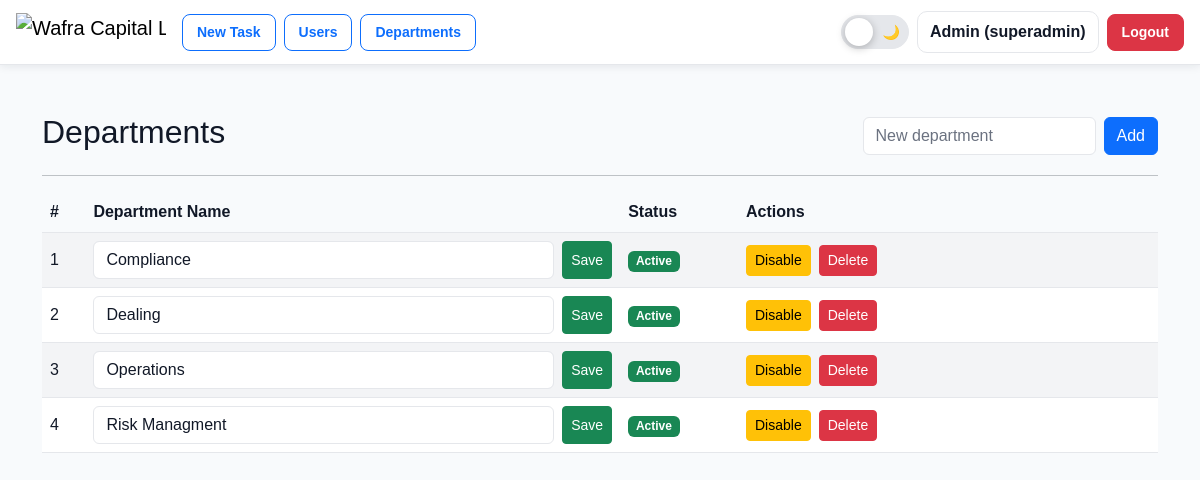
Screenshot of /departments (signed in) with the database file from the repository.
### app.py (models this page shows, shortened)
class User(UserMixin, db.Model):
    id = db.Column(db.Integer, primary_key=True)
    name = db.Column(db.String(120), nullable=False)
    email = db.Column(db.String(255), unique=True, nullable=False, index=True)
    password_hash = db.Column(db.String(255), nullable=False)
    role = db.Column(db.String(20), default="user")  # user, admin, superadmin
    is_active_user = db.Column(db.Boolean, default=True)
    department_id = db.Column(db.Integer, db.ForeignKey("department.id"), nullable=True)
    department = db.relationship("Department", backref="users")

class Department(db.Model):
    id = db.Column(db.Integer, primary_key=True)
    name = db.Column(db.String(120), unique=True, nullable=False)
    is_active = db.Column(db.Boolean, default=True)

### app.py (the view, shortened to what this page needs)
@app.route("/departments", methods=["GET", "POST"])
@login_required
def departments():
    require_superadmin()
    return render_template(
        "departments.html",
        departments=Department.query.order_by(Department.name).all()
    )

### app.py (called while the page is built)
@login_manager.user_loader
def load_user(user_id):
    return User.query.get(int(user_id))

def require_superadmin():
    if not current_user.is_authenticated or current_user.role != "superadmin":
        abort(403)

### templates/departments.html (shortened to what this page needs)
{% extends "base.html" %}
{% block content %}
<div class="container mt-4">
    <div class="d-flex justify-content-between align-items-center mb-3">
        <h2>Departments</h2>
        <form method="POST" action="{{ url_for('departments') }}" class="d-flex gap-2">
            <input
                type="text"
                name="name"
                class="form-control"
                placeholder="New department"
                required
            >
            <button type="submit" class="btn btn-primary">Add</button>
        </form>
    </div>
    <hr>
    <table class="table table-striped table-hover align-middle">
        <thead>
            <tr>
                <th>#</th>
                <th>Department Name</th>
                <th>Status</th>
                <th style="width: 420px;">Actions</th>
            </tr>
        </thead>
        <tbody>
            {% for dept in departments %}
            <tr>
                <td>{{ loop.index }}</td>
                <td>
                    <form method="POST" action="{{ url_for('edit_department', dept_id=dept.id) }}" class="d-flex gap-2">
                        <input
                            type="text"
                            name="name"
                            value="{{ dept.name }}"
                            class="form-control"
                            required
                        >
                        <button type="submit" class="btn btn-sm btn-success">
                            Save
                        </button>
                    </form>
                </td>
                <td>
                    {% if dept.is_active %}
                        <span class="badge bg-success">Active</span>
                    {% else %}
                        <span class="badge bg-secondary">Disabled</span>
                    {% endif %}
                </td>
                <td>
                    <div class="d-flex gap-2">
                        <form method="POST" action="{{ url_for('toggle_department', dept_id=dept.id) }}">
                            {% if dept.is_active %}
                                <button
                                    type="submit"
                                    class="btn btn-sm btn-warning"
                                    onclick="return confirm('Disable this department?')"
                                >
                                    Disable
                                </button>
                            {% endif %}
                        </form>
                        <form method="POST" action="{{ url_for('delete_department', dept_id=dept.id) }}">
                            <button
                                type="submit"
                                class="btn btn-sm btn-danger"
                                onclick="return confirm('Delete this department permanently? This will only work if no users or tasks are linked.')"
                            >
                                Delete
                            </button>
                        </form>
                    </div>
                </td>
            </tr>
            {% else %}
            <tr>
                <td colspan="4" class="text-center text-muted py-4">
                    No departments found.
                </td>
            </tr>
            {% endfor %}
        </tbody>
    </table>
</div>
{% endblock %}

### templates/base.html (shortened to what this page needs)
<!doctype html>
<html lang="en">
<head>
  <link href="https://cdn.jsdelivr.net/npm/bootstrap@5.3.3/dist/css/bootstrap.min.css" rel="stylesheet">
</head>
<body>
<nav class="navbar navbar-expand-lg top-navbar">
  <div class="container-fluid px-3">
    <a class="navbar-brand d-flex align-items-center" href="{{ url_for('index') }}">
      <img
        src="https://wafracapital.ae/testen2/wafracapital/assets/images/logo/logo1-nobg.svg"
        alt="Wafra Capital Logo"
        class="brand-logo"
      >
    </a>
    <div class="collapse navbar-collapse" id="nav">
      {% if current_user.is_authenticated %}
      <ul class="navbar-nav me-auto mb-2 mb-lg-0 align-items-lg-center">
        {% if current_user.role in ["admin", "superadmin"] %}
          <li class="nav-item">
            <a class="btn btn-outline-primary btn-sm nav-button" href="{{ url_for('task_new') }}">
              New Task
            </a>
          </li>
          <li class="nav-item">
            <a class="btn btn-outline-primary btn-sm nav-button" href="{{ url_for('users') }}">
              Users
            </a>
          </li>
        {% endif %}
        {% if current_user.role == "superadmin" %}
          <li class="nav-item">
            <a class="btn btn-outline-primary btn-sm nav-button" href="{{ url_for('departments') }}">
              Departments
            </a>
          </li>
        {% endif %}
      </ul>
      <div class="d-flex align-items-center gap-2">
        <label class="theme-switch" title="Toggle dark mode">
          <span class="theme-slider">
            <span class="theme-icon sun">☀️</span>
            <span class="theme-icon moon">🌙</span>
          </span>
        </label>
        <span class="navbar-text user-badge">
          {{ current_user.name }} ({{ current_user.role }})
        </span>
        <a class="btn btn-danger btn-sm logout-btn" href="{{ url_for('logout') }}">
          Logout
        </a>
      </div>
      {% endif %}
    </div>
  </div>
</nav>
<main class="container py-4">
  {% block content %}{% endblock %}
</main>
</body>
</html>

### templates/base.html (style rules this page uses)
:root { --app-bg: #f8fafc; --app-text: #111827; --card-bg: #ffffff; --border-color: #e5e7eb; --muted-text: #6b7280; --navbar-bg: #ffffff; --input-bg: #ffffff; --input-text: #111827; --table-head-bg: #f8fafc; --table-row-bg: #ffffff; --table-row-alt: #f3f4f6; }
body { min-height: 100vh; background: var(--app-bg); color: var(--app-text); font-family: Arial, sans-serif; }
.top-navbar { background: var(--navbar-bg); border-bottom: 1px solid var(--border-color); box-shadow: 0 2px 8px rgba(15, 23, 42, 0.08); }
.brand-logo { height: 38px; max-width: 150px; object-fit: contain; }
.nav-button { border-radius: 8px; font-weight: 600; padding: 7px 14px; margin-right: 8px; }
.user-badge { font-weight: 700; color: var(--app-text); background: var(--card-bg); padding: 8px 12px; border-radius: 10px; border: 1px solid var(--border-color); }
.logout-btn { font-weight: 700; border-radius: 8px; padding: 7px 14px; }
main.container { max-width: 1200px; background: transparent; }
h1, h2, h3, h4, h5, h6, label, strong, th, td, p { color: var(--app-text); }
.table { color: var(--app-text); border-color: var(--border-color); }
.table th { background: var(--table-head-bg); color: var(--app-text); border-color: var(--border-color); }
.table td { color: var(--app-text); border-color: var(--border-color); }
.table-striped > tbody > tr:nth-of-type(odd) > * { --bs-table-bg-type: var(--table-row-alt); color: var(--app-text); }
.table-striped > tbody > tr:nth-of-type(even) > * { --bs-table-bg-type: var(--table-row-bg); color: var(--app-text); }
.form-control, .form-select { background-color: var(--input-bg); color: var(--input-text); border-color: var(--border-color); }
.form-control::placeholder { color: var(--muted-text); }
.theme-switch { position: relative; width: 68px; height: 34px; display: inline-block; }
.theme-slider { position: absolute; cursor: pointer; inset: 0; background: #e5e7eb; border-radius: 999px; transition: 0.3s; border: 1px solid var(--border-color); }
.theme-slider::before { content: ""; position: absolute; height: 28px; width: 28px; left: 3px; top: 2px; background: #ffffff; border-radius: 50%; transition: 0.3s; box-shadow: 0 2px 8px rgba(0,0,0,.25); z-index: 2; }
.theme-icon { position: absolute; top: 6px; font-size: 14px; z-index: 1; }
.theme-icon.sun { left: 8px; }
.theme-icon.moon { right: 8px; }

### rows the page displays
User: name "Admin", role "superadmin"
Department: name "Compliance", is_active "Active"
Department: name "Dealing", is_active "Active"
Department: name "Operations", is_active "Active"
Department: name "Risk Managment", is_active "Active"
